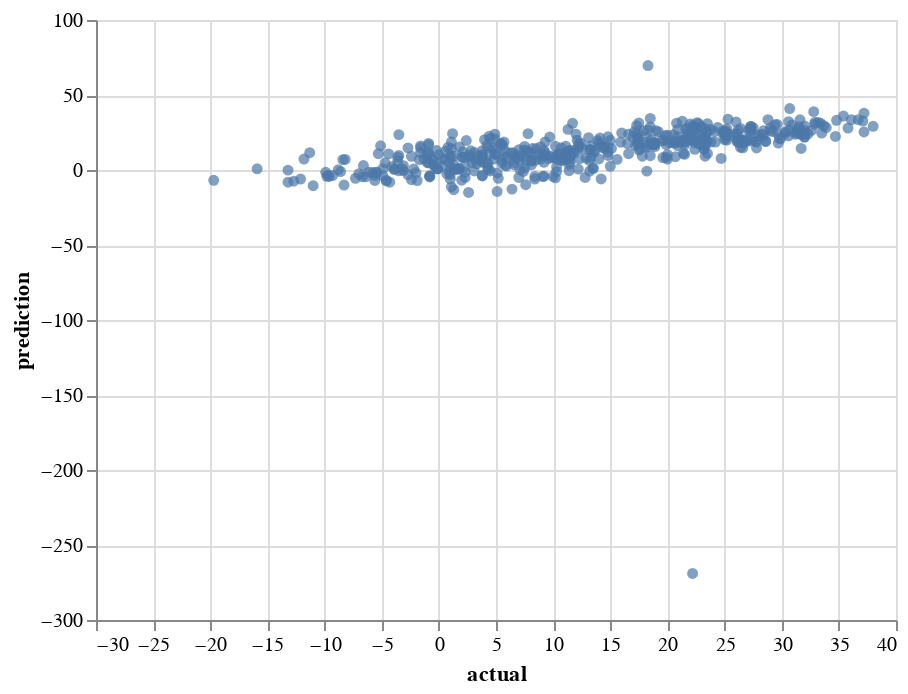

This figure's notebook cell:
### Code cell
data = {"month": monthlist,
       "actual": actual,
       "prediction": predictions}
df = pd.DataFrame(data, columns = ["month", "actual", "prediction"])

df3 = df.sample(n=500)
line = alt.Chart(df2).mark_line().encode(
    x=alt.X('actual:Q'),
    y=alt.Y('prediction:Q')
)
scatter = alt.Chart(df3).mark_circle().encode(
    x=alt.X('actual:Q'),
    y=alt.Y('prediction:Q')
)
graph = line + scatter
graph

### Figure 1 — Vega-Lite specification as saved in the notebook (floating-point values rounded to 4 significant figures; data arrays with more than 128 entries replaced by an {"elided": "..."} marker saying what was removed)
{"config": {"view": {"continuousWidth": 400, "continuousHeight": 300}}, "layer": [{"data": {"name": "data-828533ce0e2aab6631092d582d6f1672"}, "mark": "line", "encoding": {"x": {"type": "quantitative", "field": "actual"}, "y": {"type": "quantitative", "field": "prediction"}}}, {"data": {"name": "data-b7ac5f10edcf91874dadf3156a65df42"}, "mark": "circle", "encoding": {"x": {"type": "quantitative", "field": "actual"}, "y": {"type": "quantitative", "field": "prediction"}}}], "$schema": "https://vega.github.io/schema/vega-lite/v4.8.1.json", "datasets": {"data-828533ce0e2aab6631092d582d6f1672": [{"actual": -30, "predictions": -30}, {"actual": 30, "predictions": 30}], "data-b7ac5f10edcf91874dadf3156a65df42": {"elided": "500 records"}}}
